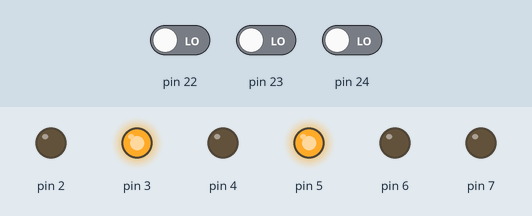
Bench run of a sketch on a simulated Arduino Mega 2560, built with avr-gcc and run on an emulated ATmega2560. Shown: output pins drawn as LEDs (lit = HIGH). Inputs (shaded band) come from the test bench; at power-on: pin 22 LOW, pin 23 LOW, pin 24 LOW.

Above: at 1.2 s.
1.3 s: pin 22 driven HIGH
At 2.5 s:
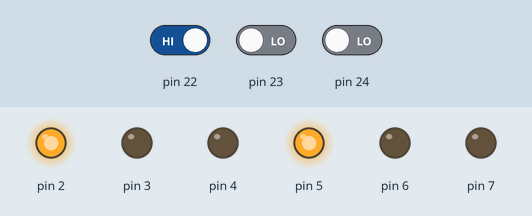
2.8 s: pin 23 driven HIGH
At 3.8 s:
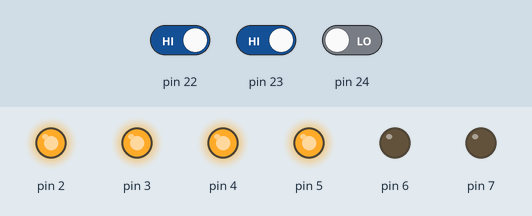
4.3 s: pin 24 driven HIGH
At 5.0 s:
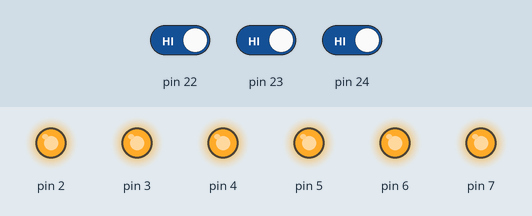
5.8 s: pin 22 driven LOW
At 6.1 s:
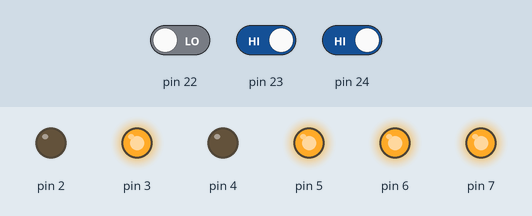
7.3 s: pin 23 driven LOW
At 8.5 s:
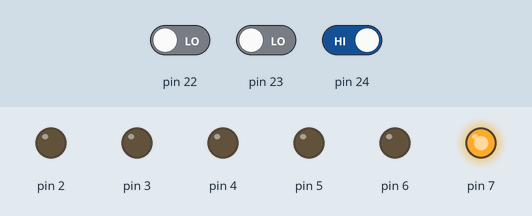
8.8 s: pin 22 driven HIGH
At 9.6 s:
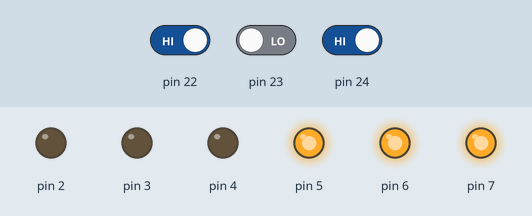
Timing chart, 0 to 11.3 s (numbered marks = the images above; inputs shaded):
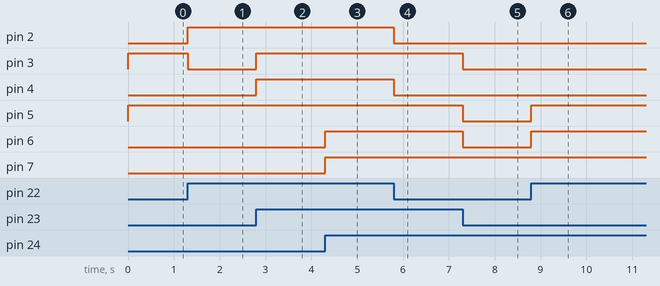

The sketch:

Indexado_01_M17.ino
```cpp
int led;

void configuracion(int vec[6]) {
  for (led=0;led<6;led++)
    digitalWrite(led+2, vec[led]);
}

void setup() {
  for (led=2;led<=7;led++)
    pinMode(led, OUTPUT);
  pinMode(22, INPUT);
  pinMode(23, INPUT);
  pinMode(24, INPUT);
}

void loop() {
  int a[]={0,1,0,1,0,0};
  int b[]={1,0,0,1,0,0};
  int c[]={1,1,0,0,0,1};
  int d[]={1,1,1,1,0,0};
  int e[]={0,0,0,0,0,1};
  int f[]={0,0,0,1,1,1};
  int g[]={0,1,0,1,1,1};
  int h[]={1,1,1,1,1,1};
  int x,acum=0,p;
  for(x=0;x<3;x++) {
    if (x==0)
      p=1;
    else
      p*=2;
    if (digitalRead(22+x)==1) {
      acum+=p;
    }
  }
  switch(acum) {
    case 0:
      configuracion(a);
      break;
    case 1:
      configuracion(b);
      break;
    case 2:
      configuracion(c);
      break;
    case 3:
      configuracion(d);
      break;
    case 4:
      configuracion(e);
      break;
    case 5:
      configuracion(f);
      break;
    case 6:
      configuracion(g);
      break;
    case 7:
      configuracion(h);
  }
}
```

Measured:
- after the input at 1.3 s, pin 2: LOW → HIGH at once; pin 3: HIGH → LOW at once
- after the input at 2.8 s, pin 3, pin 4: LOW → HIGH at once
- after the input at 4.3 s, pin 6, pin 7: LOW → HIGH at once
- after the input at 5.8 s, pin 2, pin 4: HIGH → LOW at once
- after the input at 7.3 s, pin 3, pin 5, pin 6: HIGH → LOW at once
- after the input at 8.8 s, pin 5, pin 6: LOW → HIGH at once
